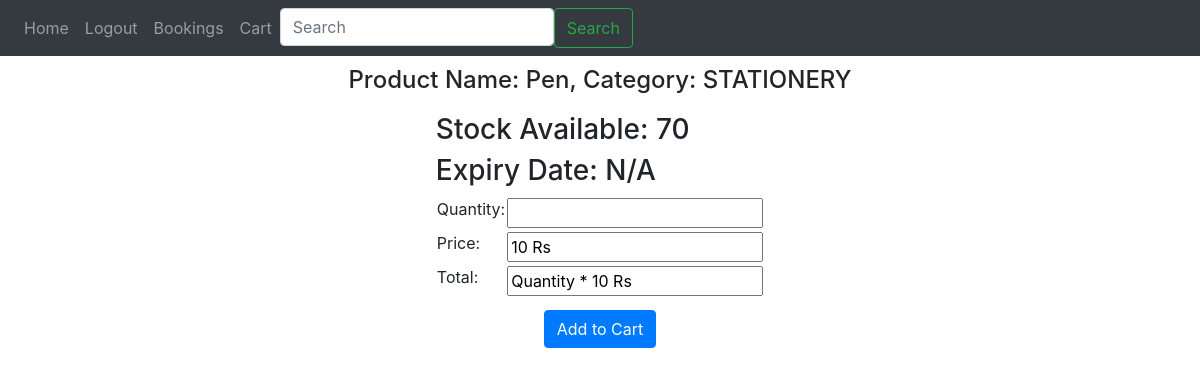
Screenshot of /bookticket/1/1 (signed in) with the database file from the repository.
### Webapp/models.py (models this page shows)
class Product(db.Model):
    id=db.Column(db.Integer, primary_key=True)
    name=db.Column(db.String(100))
    expirydate=db.Column(db.String(100))
    price=db.Column(db.Integer)
    quantity=db.Column(db.Integer)
    category_id = db.Column(db.Integer, db.ForeignKey('category.id'))
    products = db.relationship('Userbook', backref='product')

class Category(db.Model):
    id=db.Column(db.Integer, primary_key=True)
    name=db.Column(db.String(100))
    categorys = db.relationship('Product', backref='category')

### Webapp/auth.py (the view, shortened to what this page needs)
@auth.route('/bookticket/<sid>/<vid>', methods=['get', 'post'])
@login_required
def booking(sid, vid):
    bookpro = Product.query.filter_by(id=sid).first()
    bookcat = Category.query.filter_by(id=vid).first()
    return render_template("book.html", bookpro=bookpro, bookcat=bookcat, user=current_user)

### Webapp/__init__.py (called while the page is built)
def create_app():
    app = Flask(__name__,instance_relative_config=True)
    app.config['SECRET_KEY'] = 'My secret key'
    app.config['SQLALCHEMY_DATABASE_URI'] = f'sqlite:///{DB_Name}'
    db.init_app(app)
    from .api import apis
    from .auth import auth
    app.register_blueprint(apis, url_prefix = '/')
    app.register_blueprint(auth, url_prefix = '/')
    from .models import User
    login_manager = LoginManager()
    login_manager.login_view = 'auth.Login'
    login_manager.init_app(app)
    @login_manager.user_loader
    def load_user(id):
        return User.query.get(int(id))
    with app.app_context():
        db.create_all()
    return app

### Webapp/templates/book.html
{% extends 'base.html' %} {% block content%}
<body>
  <div>
    <div class="centerElement">
      <h4>Product Name: {{bookpro.name}}, Category: {{bookcat.name}}</h4>
    </div>
    <div class="centerElement">
      <form method="post">
        <div class="mb-3">
          <table>
            <tr>
              <h3>Stock Available: {{bookpro.quantity}}</h3>
            </tr>
            <tr>
              <h3>Expiry Date: {{bookpro.expirydate}}</h3>
            </tr>
            <tr>
              <td>
                <label for="exampleInputPassword1" class="form-label"
                  >Quantity:</label
                >
              </td>
              <td>
                <input
                  type="number"
                  id="exampleInputPassword1"
                  name="ticketsno"
                />
              </td>
            </tr>
            <tr>
              <td>
                <label for="exampleInputPassword1" class="form-label"
                  >Price:</label
                >
              </td>
              <td>
                <input
                  type="text"
                  id="exampleInputPassword1"
                  name="timing"
                  value="{{bookpro.price}} Rs"
                  readonly
                />
              </td>
            </tr>
            <tr>
              <td>
                <label for="exampleInputPassword1" class="form-label"
                  >Total:</label
                >
              </td>
              <td>
                <input
                  type="input"
                  id="exampleInputPassword1"
                  name="total"
                  value="Quantity * {{bookpro.price}} Rs"
                  readonly
                />
              </td>
            </tr>
          </table>
          <div class="footerBtn">
            <button type="submit" class="btn btn-primary">Add to Cart</button>
          </div>
        </div>
      </form>
    </div>
  </div>
</body>
{% endblock %}

### Webapp/static/groceryStore.css (style rules this page uses)
.centerElement { display: flex; justify-content: center; margin-top: 10px; }
.footerBtn { display: flex; justify-content: center; margin-top: 12px; }

### rows the page displays
Product: name "Pen", quantity "70", expirydate "N/A", timing "10 Rs", total "Quantity * 10 Rs"
Category: name "STATIONERY"
